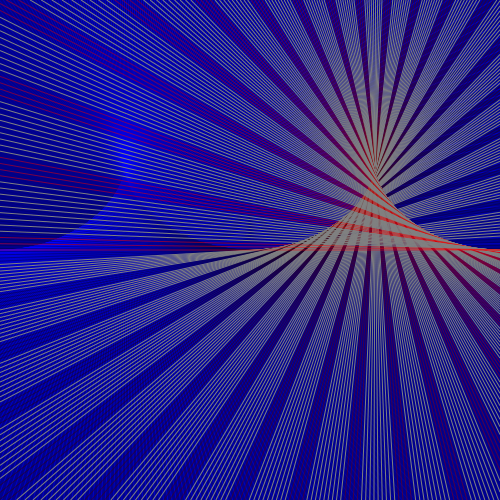

Recreate this plot in Julia.
using Images
using Luxor

begin

Drawing(500,500,:png,"E:/code/Julia/doodle-rule.png")
    origin()
    background("darkblue")
    setline(1)
    for x in range(-250,stop=250,length=500)
        (x%13 < 4) ? setcolor(x/250,0,0.3-(x/150),0.5) : setcolor("grey")
        r= (abs(x%3) > 0.3) ? (2 * x / 250) : 1
        #print(r)
        rule(Point(x,0),(-pi/2) * r)
    end
   finish()
   preview()
end
